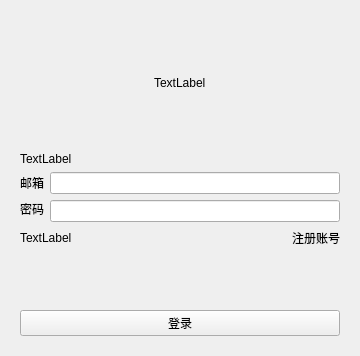
<?xml version="1.0" encoding="UTF-8"?>
<ui version="4.0">
 <class>LoginWindow</class>
 <widget class="QMainWindow" name="LoginWindow">
  <property name="geometry">
   <rect>
    <x>0</x>
    <y>0</y>
    <width>360</width>
    <height>356</height>
   </rect>
  </property>
  <property name="windowTitle">
   <string>MainWindow</string>
  </property>
  <widget class="QWidget" name="centralwidget">
   <layout class="QHBoxLayout" name="horizontalLayout_3">
    <property name="leftMargin">
     <number>20</number>
    </property>
    <property name="topMargin">
     <number>20</number>
    </property>
    <property name="rightMargin">
     <number>20</number>
    </property>
    <property name="bottomMargin">
     <number>20</number>
    </property>
    <item>
     <layout class="QVBoxLayout" name="verticalLayout">
      <item>
       <spacer name="verticalSpacer_2">
        <property name="orientation">
         <enum>Qt::Vertical</enum>
        </property>
        <property name="sizeHint" stdset="0">
         <size>
          <width>20</width>
          <height>40</height>
         </size>
        </property>
       </spacer>
      </item>
      <item>
       <layout class="QHBoxLayout" name="horizontalLayout_4">
        <item>
         <widget class="QLabel" name="logo_label">
          <property name="sizePolicy">
           <sizepolicy hsizetype="Fixed" vsizetype="Preferred">
            <horstretch>0</horstretch>
            <verstretch>0</verstretch>
           </sizepolicy>
          </property>
          <property name="text">
           <string>TextLabel</string>
          </property>
         </widget>
        </item>
       </layout>
      </item>
      <item>
       <spacer name="verticalSpacer_3">
        <property name="orientation">
         <enum>Qt::Vertical</enum>
        </property>
        <property name="sizeHint" stdset="0">
         <size>
          <width>20</width>
          <height>40</height>
         </size>
        </property>
       </spacer>
      </item>
      <item>
       <widget class="QLabel" name="error_label">
        <property name="text">
         <string>TextLabel</string>
        </property>
       </widget>
      </item>
      <item>
       <layout class="QHBoxLayout" name="horizontalLayout">
        <item>
         <layout class="QVBoxLayout" name="verticalLayout_2">
          <item>
           <widget class="QLabel" name="label_2">
            <property name="sizePolicy">
             <sizepolicy hsizetype="Fixed" vsizetype="Fixed">
              <horstretch>0</horstretch>
              <verstretch>0</verstretch>
             </sizepolicy>
            </property>
            <property name="text">
             <string>邮箱</string>
            </property>
           </widget>
          </item>
          <item>
           <widget class="QLabel" name="label_3">
            <property name="sizePolicy">
             <sizepolicy hsizetype="Fixed" vsizetype="Fixed">
              <horstretch>0</horstretch>
              <verstretch>0</verstretch>
             </sizepolicy>
            </property>
            <property name="text">
             <string>密码</string>
            </property>
           </widget>
          </item>
         </layout>
        </item>
        <item>
         <layout class="QVBoxLayout" name="verticalLayout_3">
          <item>
           <widget class="QLineEdit" name="email_line_edit"/>
          </item>
          <item>
           <widget class="QLineEdit" name="password_line_edit"/>
          </item>
         </layout>
        </item>
       </layout>
      </item>
      <item>
       <layout class="QHBoxLayout" name="horizontalLayout_2">
        <item>
         <widget class="QLabel" name="forget_pw_label">
          <property name="text">
           <string>TextLabel</string>
          </property>
         </widget>
        </item>
        <item>
         <spacer name="horizontalSpacer">
          <property name="orientation">
           <enum>Qt::Horizontal</enum>
          </property>
          <property name="sizeHint" stdset="0">
           <size>
            <width>40</width>
            <height>20</height>
           </size>
          </property>
         </spacer>
        </item>
        <item>
         <widget class="QLabel" name="regiest_label">
          <property name="sizePolicy">
           <sizepolicy hsizetype="Fixed" vsizetype="Preferred">
            <horstretch>0</horstretch>
            <verstretch>0</verstretch>
           </sizepolicy>
          </property>
          <property name="text">
           <string>注册账号</string>
          </property>
         </widget>
        </item>
       </layout>
      </item>
      <item>
       <spacer name="verticalSpacer">
        <property name="orientation">
         <enum>Qt::Vertical</enum>
        </property>
        <property name="sizeHint" stdset="0">
         <size>
          <width>20</width>
          <height>40</height>
         </size>
        </property>
       </spacer>
      </item>
      <item>
       <widget class="QPushButton" name="login_btn">
        <property name="text">
         <string>登录</string>
        </property>
       </widget>
      </item>
     </layout>
    </item>
   </layout>
  </widget>
 </widget>
 <resources/>
 <connections/>
</ui>
